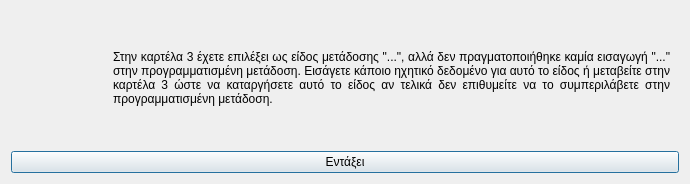
<?xml version="1.0" encoding="UTF-8"?>
<ui version="4.0">
 <class>Dialog</class>
 <widget class="QDialog" name="Dialog">
  <property name="geometry">
   <rect>
    <x>0</x>
    <y>0</y>
    <width>690</width>
    <height>184</height>
   </rect>
  </property>
  <property name="windowTitle">
   <string>Ελλιπή δεδομένα</string>
  </property>
  <property name="windowIcon">
   <iconset resource="../../../../icons.qrc">
    <normaloff>:/rest-windows/assets/images/rest-windows/information.png</normaloff>:/rest-windows/assets/images/rest-windows/information.png</iconset>
  </property>
  <layout class="QGridLayout" name="gridLayout">
   <item row="0" column="0">
    <widget class="QFrame" name="frame">
     <property name="styleSheet">
      <string notr="true">QFrame{border:0px;}</string>
     </property>
     <property name="frameShape">
      <enum>QFrame::StyledPanel</enum>
     </property>
     <property name="frameShadow">
      <enum>QFrame::Raised</enum>
     </property>
     <layout class="QHBoxLayout" name="horizontalLayout">
      <item>
       <widget class="QLabel" name="image_label">
        <property name="maximumSize">
         <size>
          <width>117</width>
          <height>117</height>
         </size>
        </property>
        <property name="text">
         <string/>
        </property>
        <property name="pixmap">
         <pixmap resource="../../../../icons.qrc">:/rest-windows/assets/images/rest-windows/information.png</pixmap>
        </property>
        <property name="scaledContents">
         <bool>true</bool>
        </property>
       </widget>
      </item>
      <item>
       <widget class="QLabel" name="label">
        <property name="text">
         <string>Στην καρτέλα 3 έχετε επιλέξει ως είδος μετάδοσης &quot;...&quot;, αλλά δεν πραγματοποιήθηκε καμία εισαγωγή &quot;...&quot; στην προγραμματισμένη μετάδοση. Εισάγετε κάποιο ηχητικό δεδομένο για αυτό το είδος ή μεταβείτε στην καρτέλα 3 ώστε να καταργήσετε αυτό το είδος αν τελικά δεν επιθυμείτε να το συμπεριλάβετε στην προγραμματισμένη μετάδοση.</string>
        </property>
        <property name="alignment">
         <set>Qt::AlignJustify|Qt::AlignVCenter</set>
        </property>
        <property name="wordWrap">
         <bool>true</bool>
        </property>
       </widget>
      </item>
     </layout>
    </widget>
   </item>
   <item row="1" column="0">
    <widget class="QPushButton" name="ok">
     <property name="text">
      <string>Εντάξει</string>
     </property>
     <property name="icon">
      <iconset resource="../../../../icons.qrc">
       <normaloff>:/rest-windows/assets/images/rest-windows/ok.png</normaloff>:/rest-windows/assets/images/rest-windows/ok.png</iconset>
     </property>
    </widget>
   </item>
  </layout>
 </widget>
 <tabstops>
  <tabstop>ok</tabstop>
 </tabstops>
 <resources>
  <include location="../../../../icons.qrc"/>
  <include location="../../../../icons.qrc"/>
  <include location="../../../../icons.qrc"/>
  <include location="../../../../icons.qrc"/>
  <include location="../../../../icons.qrc"/>
 </resources>
 <connections/>
</ui>
